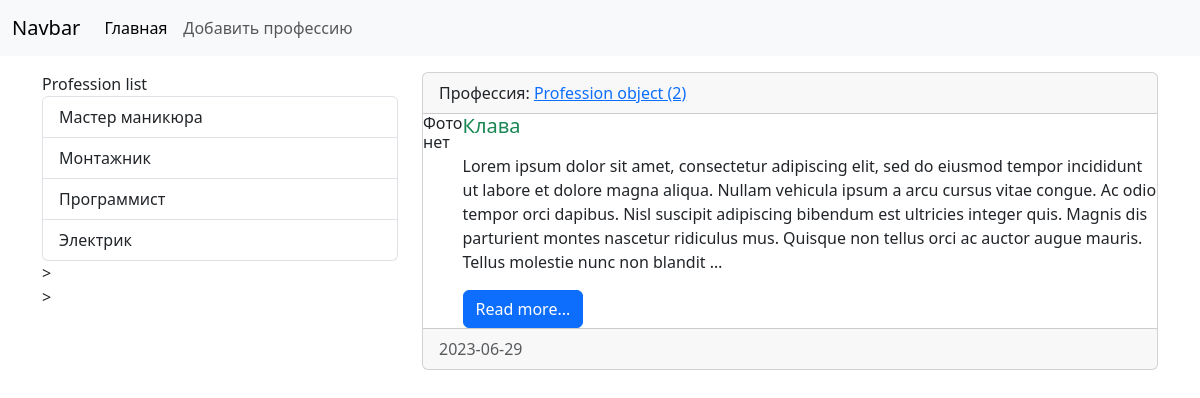
Page /human/human/3/ on the committed database.
### Human/models.py (models this page shows, shortened)
class Profession(models.Model):
    title = models.CharField(max_length=150, db_index=True, verbose_name='Профессия')
    class Meta:
        verbose_name = 'Профессия'
        verbose_name_plural = 'Профессии'
        ordering = ['title']

class Human(models.Model):
    name = models.CharField(max_length=150, verbose_name='ИМЯ')
    surname = models.CharField(max_length=150, verbose_name='ФАМИЛИЯ')
    age = models.DateTimeField(auto_now=True, verbose_name='ВОЗРАСТ')
    content = models.TextField(blank=True, verbose_name='Резюме')
    address = models.TextField(blank=True, verbose_name='АДРЕС ПРОЖИВАНИЯ')
    photo = models.ImageField(upload_to='media/%Y/%m/%d', verbose_name='ФОТО')
    profession = models.ForeignKey('Profession', on_delete=models.PROTECT, null=True, verbose_name='Профессия')
    class Meta:
        verbose_name = 'человек'
        verbose_name_plural = 'люди'
        ordering = ['age']

### Human/views.py (the view)
# urls.py: path('human/<int:human_id>/', view_human, name='View_human'),
def view_human(request, human_id):
    human_item = get_object_or_404(Human, pk=human_id)
    context = {
        'human_item': human_item
    }
    return render(request, 'Human/view_human.html', context=context)

### Human/templatetags/human_tags.py (called while the page is built)
@register.simple_tag(name='get_list_professions')
def get_professions():
    return Profession.objects.all()

@register.inclusion_tag('human/list_professions.html')
def show_professions(arg1='Profession', arg2='list'):
    professions = Profession.objects.all()
    return {'professions': professions, 'arg1': arg1, 'arg2': arg2}

### Human/templates/Human/view_human.html (shortened to what this page needs)
{% extends 'base.html' %}
{% block sidebar %}
{% include 'inc/_sidebar.html' %}
{% endblock %}
{% block content %}
                        <div class="card mb-3">
                                <div class="card-header">
                                    Профессия: <a href="{{ item.profession.get_absolute_url }}">{{ human_item.profession }}</a>
                                </div>
                                    <div class="media" style="display:flex">
                                    <div class="media-photo">
                                        {% if item.photo %}
                                            <img src="{{ human_item.photo.url }}" class="mr-3" width="350" alt="Photo">
                                        {% else %}
                                            <h6>Фото нет</h6>
                                        {% endif %}
                                    </div>
                                 <div class="media-body">
                                    <h5 class="card-title {% cycle 'text-success' 'text-danger' 'text-primary' 'text-warning' %}">{{ human_item.name }}</h5>
                                    {% autoescape off %}
                                    <p class="card-text">{{ human_item.content|truncatewords:60|linebreaks }}</p>
                                    {% endautoescape %}
                                    <a href="#" class="btn btn-primary">Read more...</a>
                                 </div>
                                </div>
                                <div class="card-footer text-body-secondary">
                                                {{ human_item.age|date:'Y-m-d'}}
                                </div>
                            </div>
{% endblock %}

### Human/templates/Human/list_professions.html
{% load human_tags %}
<div class="list-group">
    {{ arg1 }} {{ arg2 }}
    {% get_list_professions as professions %}
    {% for prof in professions %}
    <a href="{{ prof.get_absolute.url }}" class="list-group-item list-group-item-action">{{ prof.title }}</a>
    {% endfor %}
</div>>

### ProjectHuman/static/css/style.css (style rules this page uses)
body { backgroud-color: #ccc; }

### rows in the picture
Profession: title "Мастер маникюра"
Profession: title "Монтажник"
Profession: title "Программист"
Profession: title "Электрик"
Human: profession "Profession object (2)", name "Клава", content "Lorem ipsum dolor sit amet, consectetur adipiscing elit, sed do eiusmod tempor incididunt ut labore et dolore magna aliqua. Nullam vehicula ipsum a arcu cursus vitae congue. Ac odio tempor orci dapibus. Nisl suscipit adipiscing bibendum est ultricies integer quis. Magnis dis parturient montes nascetur ridiculus mus. Quisque non tellus orci ac auctor augue mauris. Tellus molestie nunc non blandit …", age "2023-06-29"

### other values in the picture
{{ arg1 }} "Profession"
{{ arg2 }} "list"
